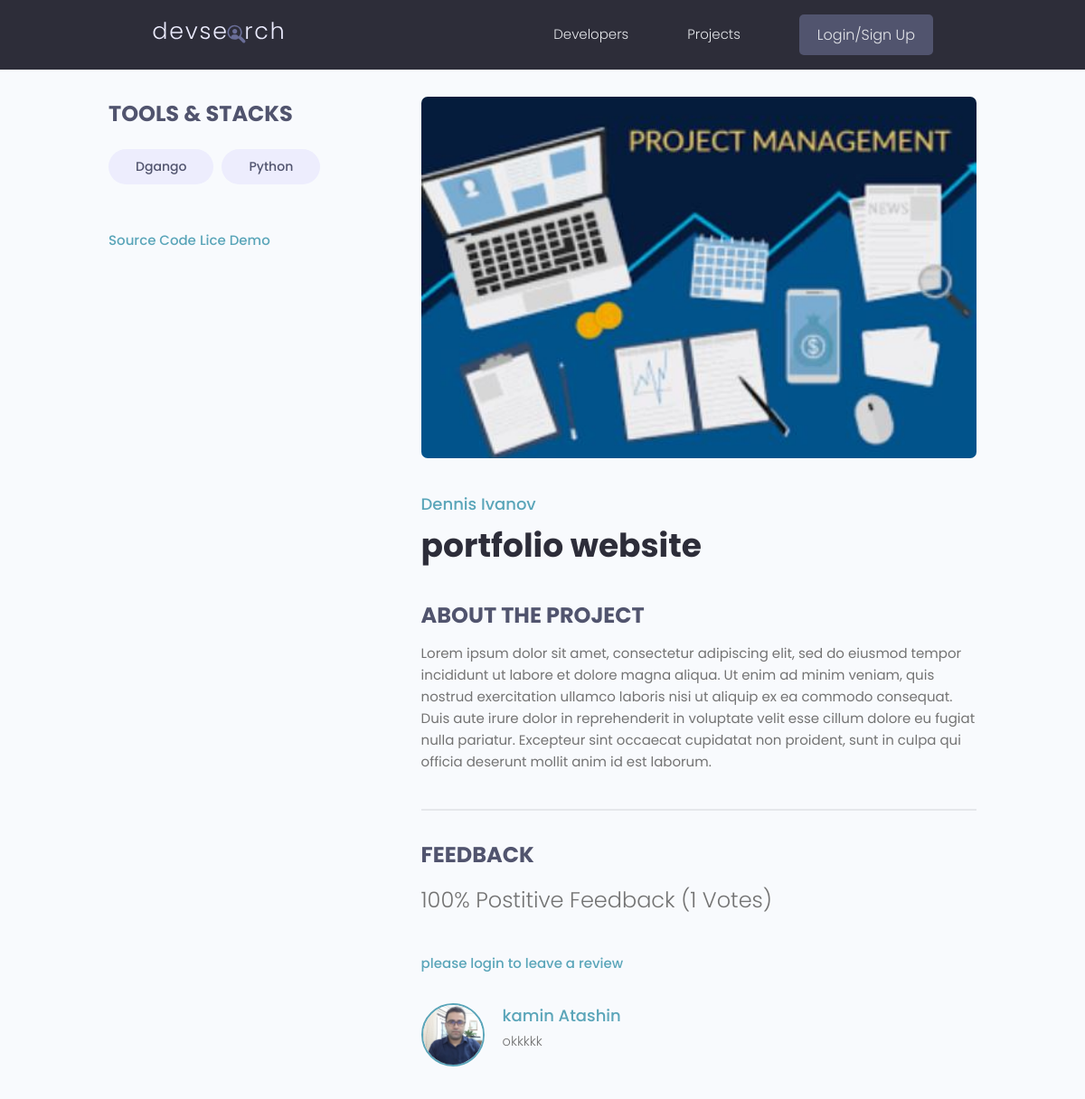
Screenshot of /project/project/dc440f00-2b4e-4dfe-99ed-a3f668abaa96/ with the database file from the repository.
### project/models.py (models this page shows, shortened)
class Tag(models.Model):
    name=models.CharField(max_length=200)
    created=models.DateTimeField(auto_now_add=True)
    id=models.UUIDField(default=uuid.uuid4,unique=True,
                        primary_key=True,editable=False)
    def __str__(self):
        return self.name

class Project(models.Model):
    owner= models.ForeignKey(Profiles,null=True,blank=True,on_delete=models.SET_NULL)
    title=models.CharField(max_length=200)
    description=models.TextField(null=True , blank=True)
    featured_image= models.ImageField(null=True,blank=True,default='default.jpg')
    demo_link=models.TextField(max_length=2000,null=True,
                                 blank=True)
    source_link=models.CharField(max_length=2000,null=True,
                                blank=True)
    tags=models.ManyToManyField('Tag',blank=True)
    vote_total=models.IntegerField(default=0,null=True,blank=True)
    vote_ratio=models.IntegerField(default=0,null=True,blank=True)
    created= models.DateTimeField(auto_now_add=True)
    id=models.UUIDField(default=uuid.uuid4,unique=True,
                        primary_key=True,editable=False)
    class Meta:
        ordering=['-vote_ratio','-vote_total','title']
    @property
    def reviewers(self) :
        queryset=self.review_set.all().values_list('owner__id',flat=True)
        return queryset

class Review(models.Model):
    VOTE_TYPE = (
        ('up','Up Vote'),
        ('down','Down Vote')
    )
    owner=models.ForeignKey(Profiles,on_delete=models.CASCADE,null=True)
    project=models.ForeignKey(Project,on_delete=models.CASCADE)
    body=models.TextField(null=True,blank=True)
    value=models.CharField(max_length=200,choices=VOTE_TYPE)
    created=models.DateTimeField(auto_now_add=True)
    id=models.UUIDField( default=uuid.uuid4,unique=True,
                        primary_key=True,editable=False)
    class Meta:
        unique_together=[['owner','project']]

### users/models.py (models this page shows, shortened)
class Profiles(models.Model):
    user=models.OneToOneField(User,on_delete=models.CASCADE,null=True,blank=True)
    name=models.CharField(max_length=200,blank=True,null=True)
    email=models.EmailField(max_length=500,blank=True,null=True)
    username=models.CharField(max_length=200,blank=True,null=True)
    short_intro=models.CharField(max_length=200,blank=True,null=True)
    username=models.CharField(max_length=40)
    location=models.TextField(null=True,blank=True)
    bio=models.TextField(null=True,blank=True)
    profile_image=models.ImageField(blank=True,null=True,upload_to='profiles/', default='profiles/user-default.png')
    social_github=models.CharField(max_length=2000,null=True,blank=True)
    social_twitter=models.CharField(max_length=2000,null=True,blank=True)
    socail_linkedin=models.CharField(max_length=2000,null=True,blank=True)
    social_youtube=models.CharField(max_length=2000,null=True,blank=True)
    social_website=models.CharField(max_length=2000,null=True,blank=True)
    created=models.DateTimeField(auto_now_add=True,editable=False)
    id=models.UUIDField(default= uuid.uuid4,unique=True,primary_key=True,editable=False)

### project/views.py (the view, shortened to what this page needs)
# urls.py: path('project/',include('project.urls')),
def project(request,pk):
    projectObj=Project.objects.get(id=pk)
    form=ReviewForm()
    tags=projectObj.tags.all()
    return render(request,'projects/single-project.html',{'projectObj':projectObj,
                    'tags':tags,'form':form}
                )

### project/templates/projects/single-project.html (shortened to what this page needs)
{% extends 'main.html'%}
{% block content%}
  <main class="singleProject my-md">
    <div class="container">
      <div class="layout">
        <div class="column column--1of3">
          <h3 class="singleProject__subtitle">Tools & Stacks</h3>
          <div class="singleProject__toolStack">
            {% for tag in tags %}
            <span class="tag tag--pill tag--sub tag--lg">
              <small>{{tag}}</small>
            </span>
            {% endfor %}
          </div>
          {% if projectObj.source_link %}
          <a class="{{projectObj.source_link}" href="#" target="_blank">Source Code
          </a>
          {% endif %}
          {% if projectObj.source_link %}
          <a class="{{projectObj.source_link}" href="#" target="_blank">Lice Demo
          </a>
          {% endif %}
        </div>
        <div class="column column--2of3">
          <img class="singleProject__preview" src="{{ projectObj.featured_image.url }}" alt="portfolio thumbnail" />
          <a href="profile.html" class="singleProject__developer">{{projectObj.owner.name}}</a>
          <h2 class="singleProject__title">{{projectObj.title}}</h2>
          <h3 class="singleProject__subtitle">About the Project</h3>
          <div class="singleProject__info">
            {{projectObj.description}}
          </div>
          <div class="comments">
            <h3 class="singleProject__subtitle">Feedback</h3>
            <h5 class="project--rating">
              {{projectObj.vote_ratio}}% Postitive Feedback ({{projectObj.vote_total}} Votes)
            </h5>
               {% if request.user.profiles.id in projectObj.reviewers %}
               <p> you have already submitted your review for this project</p>
               {% elif request.user.profiles == projectObj.owner %}
               <p>you cannot review your own work</p>
               {%else%}
                <a href="{% url 'login'%}?next={{request.path}}">please login to leave a review</a>
               {%endif%}
            <div class="commentList">
            {%for review in projectObj.review_set.all %}
              {%if review.body %}
              <div class="comment">
                <a href="{% url 'user-profile' review.owner.id %}">
                  <img class="avatar avatar--md"
                    src="{{ review.owner.profile_image.url }}" alt="user" />
                </a>
                <div class="comment__details">
                  <a href="{% url 'user-profile' review.owner.id %}" class="comment__author">{{review.owner.name}}</a>
                  <p class="comment__info">{{review.body|linebreaksbr}}</p>
                </div>
              </div>
              {%endif%}
            {%endfor %}
            </div>
          </div>
        </div>
      </div>
    </div>
  </main>
{% endblock content%}

### static/styles/app.css (style rules this page uses)
:root { --color-sub: #2d2d39; }
img { width: 100%; }
.singleProject .column--1of3 { order: 2; }
@media screen and (min-width: 1081px) { .singleProject .column--1of3 { order: 1; } }
@media screen and (min-width: 1081px) { .singleProject .column--2of3 { order: 2; } }
.singleProject__toolStack { margin-top: 2rem; margin-bottom: 4rem; }
.singleProject__preview { height: 50vh; object-fit: cover; object-position: top center; margin-bottom: 3rem; border-radius: 0.7rem; }
.singleProject__developer { font-size: 1.8rem; font-weight: 500; }
.singleProject__title { font-size: 3.6rem; font-weight: 700; color: var(--color-sub); margin-bottom: 3rem; }
.project--rating { margin-bottom: 1.6em; margin-top: .5em; }
.singleProject__subtitle { text-transform: uppercase; font-size: 2.4rem; font-weight: 700; color: var(--color-sub-light); margin-bottom: 1rem; }
.comments { margin-top: 4rem; padding-top: 3rem; border-top: 2px solid var(--color-light); }
.commentList { margin: 3rem 0; }
.comment { display: flex; gap: 2rem; }
.comment__author { font-size: 1.8rem; }
.comment__info { font-size: 1.45rem; }

### static/uikit/styles/modules/_variables.css (style rules this page uses)
:root { --color-main: #5aa5b9; --color-main-light: #e6faff; --color-sub: #3f4156; --color-sub-light: #51546e; --color-sub-lighter: #ededfd; --color-text: #737373; --color-gray: #8b8b8b; --color-light: #e5e7eb; --color-light-gray: #767676; --color-bg: #f8fafd; --color-white: #fffefd; --color-white-light: #f3f3f3; --color-success: #359e64; --color-success-bg: #def8e8; --color-error: #fc4b0b; --color-error-bg: #fff2ee; --font-base: 'Poppins', arial, helvetica, 'Segoe UI', roboto, ubuntu, sans-serif; --font-monospace: 'Fira Code', 'Courier New', courier, monospace; --font-regular: 300; --font-medium: 500; --font-bold: 700; --generic-shadow: 1px 1px 5px #00000010; --generic-transition: all 0.3s ease-in-out; }

### static/uikit/styles/modules/_base.css (style rules this page uses)
* { margin: 0; padding: 0; box-sizing: border-box; text-rendering: optimizeLegibility; color: inherit; font-size: inherit; }
html { font-size: 50%; }
@media only screen and (min-width: 480px) { html { font-size: 56.25%; } }
@media only screen and (min-width: 1200px) { html { font-size: 62.5%; } }
body { line-height: 1.6; font-weight: 400; font-size: 1.5rem; color: var(--color-text); background-color: var(--color-bg); min-height: 100vh; }

### static/uikit/styles/modules/_typography.css (style rules this page uses)
* { font-family: var(--font-base); }
h2 { font-size: 3.6rem; font-weight: var(--font-bold); }
h3 { font-size: 3.2rem; font-weight: var(--font-medium); }
h5 { font-size: 2.4rem; font-weight: var(--font-medium); }
h5, h6 { font-weight: var(--font-regular); }
p, span, strong { font-size: 1.6rem; color: var(--color-text); font-weight: var(--font-regular); }
a { padding-bottom: 2px; text-decoration: none; display: inline-block; color: var(--color-main); font-weight: var(--font-medium); }

### static/uikit/styles/modules/_utilities.css (style rules this page uses)
.container { width: 92%; max-width: 165rem; margin: 0 auto; box-sizing: border-box; }
@media screen and (min-width: 1000px) { .container { width: 90%; } }
@media screen and (min-width: 1200px) { .container { width: 80%; } }
.my-md { margin: 3rem auto; }

### static/uikit/styles/modules/_avatar.css (style rules this page uses)
.avatar { border-radius: 50%; border: 2px solid var(--color-main); object-fit: cover; }
.avatar--md { height: 7rem; width: 7rem; }

### static/uikit/styles/modules/_tag.css (style rules this page uses)
.tag { display: inline-flex; align-items: center; background-color: var(--color-sub); height: -webkit-fit-content; height: -moz-fit-content; height: fit-content; width: -webkit-fit-content; width: -moz-fit-content; width: fit-content; border-radius: 0.5rem; padding: 0.5rem 1.5rem; font-size: 1.2rem; cursor: pointer; }
.tag:not(:last-child) { margin-right: 0.25rem; margin-bottom: 0.75rem; }
.tag > small { color: var(--color-white); }
.tag--pill { border-radius: 5rem; }
.tag--sub, .tag--sub > small { background: var(--color-sub-lighter); color: var(--color-sub-light); font-weight: 500; }
.tag--lg { padding: 0.8rem 3rem; font-size: 1.4rem; }
.tag--lg:not(:last-child) { margin-right: 0.5rem; margin-bottom: 1rem; }

### static/uikit/styles/modules/_layout.css (style rules this page uses)
.layout { display: flex; flex-flow: row wrap; justify-content: space-between; }
.layout > .column { margin-bottom: 3rem; }
.layout > .column.column--1of3 { flex-basis: 30%; }
.layout > .column.column--2of3 { flex-basis: 64%; }

### rows the page displays
Tag: name "Dgango"
Tag: name "Python"
Project: featured_image (picture), owner.name "Dennis Ivanov", title "portfolio website", description "Lorem ipsum dolor sit amet, consectetur adipiscing elit, sed do eiusmod tempor incididunt ut labore et dolore magna aliqua. Ut enim ad minim veniam, quis nostrud exercitation ullamco laboris nisi ut aliquip ex ea commodo consequat. Duis aute irure dolor in reprehenderit in voluptate velit esse cillum dolore eu fugiat nulla pariatur. Excepteur sint occaecat cupidatat non proident, sunt in culpa qui officia deserunt mollit anim id est laborum.", vote_ratio "100", vote_total "1"
Review: owner.profile_image (picture), owner.name "kamin Atashin", body "okkkkk"
